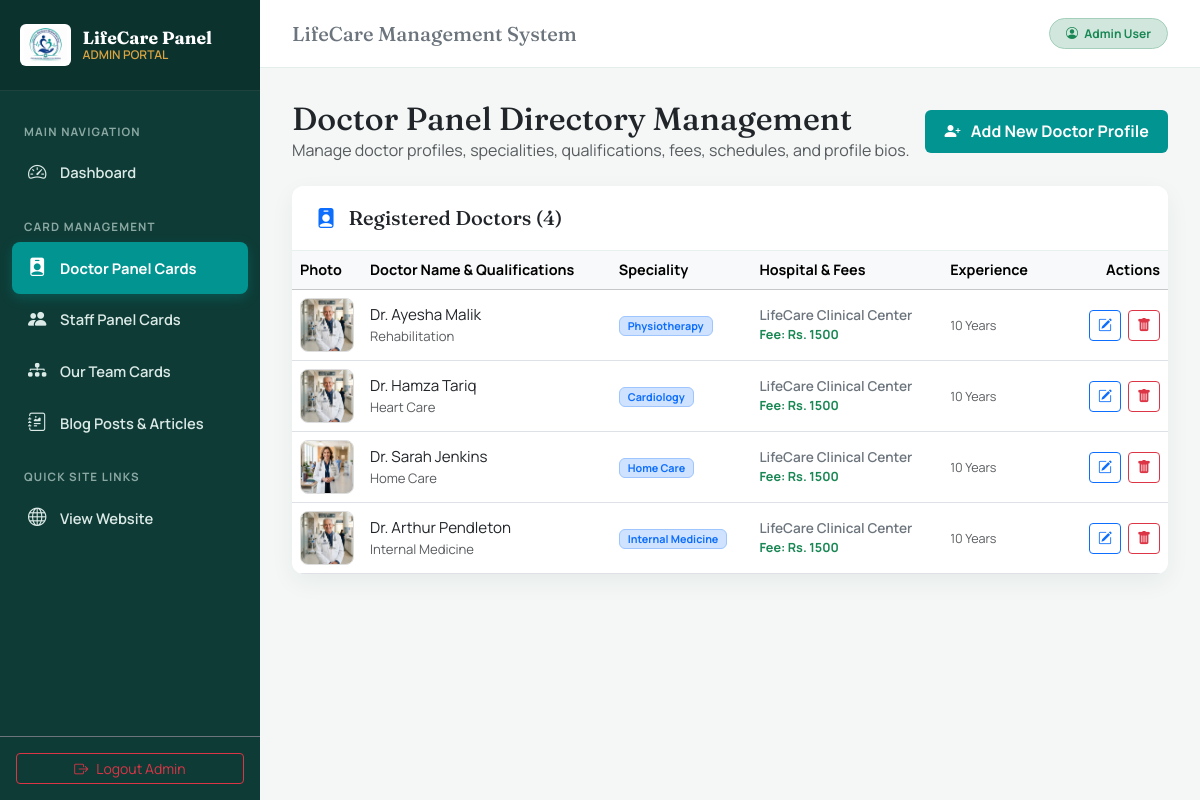
/admin/doctors.php (signed in), run on the app's committed database.
### tables this page shows
CREATE TABLE `doctors` (
  `id` int(11) NOT NULL AUTO_INCREMENT,
  `username` varchar(100) DEFAULT NULL,
  `password` varchar(255) DEFAULT NULL,
  `status` varchar(20) NOT NULL DEFAULT 'approved',
  `name` varchar(255) NOT NULL,
  `speciality` varchar(255) DEFAULT NULL,
  `role` varchar(255) DEFAULT NULL,
  `qualifications` varchar(255) DEFAULT NULL,
  `badge` varchar(100) DEFAULT 'PMC Verified',
  `experience` varchar(100) DEFAULT '10 Years',
  `waitTime` varchar(100) DEFAULT 'Under 15 Mins',
  `satisfaction` varchar(100) DEFAULT '97%',
  `hospitalName` varchar(255) DEFAULT 'LifeCare Clinical Center',
  `hospitalFee` varchar(100) DEFAULT '1500',
  `hospitalSchedule` varchar(255) DEFAULT 'Mon - Sat: 02:00 PM - 05:00 PM',
  `videoFee` varchar(100) DEFAULT '1000',
  `videoSchedule` varchar(255) DEFAULT 'Mon - Sun: 09:00 AM - 04:00 PM',
  `image` varchar(255) NOT NULL DEFAULT 'assets/doctor_1.jpg',
  `description` text DEFAULT NULL,
  `aboutBio` text DEFAULT NULL,
  `whatsapp` varchar(50) DEFAULT '923008053198',
  `created_at` timestamp NOT NULL DEFAULT CURRENT_TIMESTAMP,
  PRIMARY KEY (`id`)
);

### config.php (called while the page is built, shortened)
<?php
function getDBConnection() {
    try {
        $dsn = "mysql:host=" . DB_HOST . ";dbname=" . DB_NAME . ";charset=utf8mb4";
        $options = [
            PDO::ATTR_ERRMODE            => PDO::ERRMODE_EXCEPTION,
            PDO::ATTR_DEFAULT_FETCH_MODE => PDO::FETCH_ASSOC,
            PDO::ATTR_EMULATE_PREPARES   => false,
        ];
        $pdo = new PDO($dsn, DB_USER, DB_PASS, $options);
        return $pdo;
    } catch (Exception $e) {
        return null;
    }
}
function getData($type) {
    $db = getDBConnection();
    if ($db) {
        try {
            $allowedTables = ['doctors', 'staff', 'team', 'blogs', 'contact_messages'];
            if (in_array($type, $allowedTables)) {
                $stmt = $db->query("SELECT * FROM `{$type}` ORDER BY id DESC");
                $data = $stmt->fetchAll();
                if (!empty($data)) {
                    return $data;
                }
            }
        } catch (Exception $e) {
        }
    }
    return [];
}

### admin/doctors.php (the view, shortened to what this page needs)
<?php
require_once __DIR__ . '/../config.php';
$type = 'doctors';
$doctors = getData($type);
require_once __DIR__ . '/inc/header.php';
?>
<div class="d-flex justify-content-between align-items-center mb-4">
    <div>
        <h2 class="m-0 text-dark">Doctor Panel Directory Management</h2>
        <p class="text-muted m-0">Manage doctor profiles, specialities, qualifications, fees, schedules, and profile bios.</p>
    </div>
    <button type="button" class="btn-care" data-bs-toggle="modal" data-bs-target="#doctorModal" onclick="resetDoctorForm()">
        <i class="bi bi-person-plus-fill me-1"></i> Add New Doctor Profile
    </button>
</div>
<div class="card-custom">
    <div class="card-custom-header">
        <h5 class="m-0 font-weight-bold text-dark"><i class="bi bi-person-badge-fill text-primary me-2"></i> Registered Doctors (<?= count($doctors) ?>)</h5>
    </div>
    <div class="table-responsive p-0">
        <table class="table table-hover align-middle mb-0" style="font-size: 0.9rem;">
            <thead class="table-light">
                <tr>
                    <th style="width: 70px;">Photo</th>
                    <th>Doctor Name & Qualifications</th>
                    <th>Speciality</th>
                    <th>Hospital & Fees</th>
                    <th>Experience</th>
                    <th class="text-end" style="width: 120px;">Actions</th>
                </tr>
            </thead>
            <tbody>
                <?php if (empty($doctors)): ?>
                    <tr>
                        <td colspan="6" class="text-center text-muted py-4">No doctor profiles found. Click "Add New Doctor Profile" to create one.</td>
                    </tr>
                <?php else: ?>
                    <?php foreach ($doctors as $doc): ?>
                        <tr>
                            <td>
                                <img src="../<?= htmlspecialchars($doc['image']) ?>" alt="Photo" class="thumb-preview" onerror="this.src='../assets/doctor_1.jpg'">
                            </td>
                            <td>
                                <div class="font-weight-bold text-dark" style="font-size: 0.95rem;"><?= htmlspecialchars($doc['name']) ?></div>
                                <div class="text-muted" style="font-size: 0.82rem;"><?= htmlspecialchars($doc['qualifications'] ?? $doc['badge'] ?? '') ?></div>
                            </td>
                            <td>
                                <span class="badge bg-primary-subtle text-primary border border-primary-subtle px-2 py-1"><?= htmlspecialchars($doc['speciality'] ?? $doc['role'] ?? 'General') ?></span>
                            </td>
                            <td>
                                <div class="fw-semibold text-secondary" style="font-size: 0.85rem;"><?= htmlspecialchars($doc['hospitalName'] ?? 'LifeCare Clinic') ?></div>
                                <div class="text-success small fw-bold">Fee: Rs. <?= htmlspecialchars($doc['hospitalFee'] ?? '1500') ?></div>
                            </td>
                            <td>
                                <span class="text-muted small"><?= htmlspecialchars($doc['experience'] ?? '10 Years') ?></span>
                            </td>
                            <td class="text-end">
                                <button class="btn btn-sm btn-outline-primary me-1" onclick="editDoctor(<?= htmlspecialchars(json_encode($doc)) ?>)" title="Edit">
                                    <i class="bi bi-pencil-square"></i>
                                </button>
                                <a href="doctors.php?action=delete&id=<?= $doc['id'] ?>" class="btn btn-sm btn-outline-danger" onclick="return confirm('Are you sure you want to delete this doctor?');" title="Delete">
                                    <i class="bi bi-trash-fill"></i>
                                </a>
                            </td>
                        </tr>
                    <?php endforeach; ?>
                <?php endif; ?>
            </tbody>
        </table>
    </div>
</div>
<?php require_once __DIR__ . '/inc/footer.php'; ?>

### admin/inc/header.php (shortened to what this page needs)
<?php
require_once __DIR__ . '/../../config.php';
$currentPage = basename($_SERVER['PHP_SELF']);
?>
<!DOCTYPE html>
<html lang="en">
<head>
    <link href="https://cdn.jsdelivr.net/npm/bootstrap@5.3.3/dist/css/bootstrap.min.css" rel="stylesheet">
    <link rel="stylesheet" href="https://cdn.jsdelivr.net/npm/bootstrap-icons@1.11.3/font/bootstrap-icons.css">
</head>
<body>
<div class="admin-sidebar" id="adminSidebar">
    <div class="admin-brand">
        <img src="../assets/logo.png" alt="LifeCare Logo">
        <div class="admin-brand-text">
            LifeCare Panel
            <span>ADMIN PORTAL</span>
        </div>
    </div>
    <ul class="admin-menu">
        <li class="admin-menu-label">Main Navigation</li>
        <li class="admin-menu-item <?= $currentPage === 'index.php' ? 'active' : '' ?>">
            <a href="index.php"><i class="bi bi-speedometer2"></i> Dashboard</a>
        </li>
        <li class="admin-menu-label mt-2">Card Management</li>
        <li class="admin-menu-item <?= $currentPage === 'doctors.php' ? 'active' : '' ?>">
            <a href="doctors.php"><i class="bi bi-person-badge-fill"></i> Doctor Panel Cards</a>
        </li>
        <li class="admin-menu-item <?= $currentPage === 'staff.php' ? 'active' : '' ?>">
            <a href="staff.php"><i class="bi bi-people-fill"></i> Staff Panel Cards</a>
        </li>
        <li class="admin-menu-item <?= $currentPage === 'team.php' ? 'active' : '' ?>">
            <a href="team.php"><i class="bi bi-diagram-3-fill"></i> Our Team Cards</a>
        </li>
        <li class="admin-menu-item <?= $currentPage === 'blogs.php' ? 'active' : '' ?>">
            <a href="blogs.php"><i class="bi bi-journal-richtext"></i> Blog Posts & Articles</a>
        </li>
        <li class="admin-menu-label mt-2">Quick Site Links</li>
        <li class="admin-menu-item">
            <a href="../index.html" target="_blank"><i class="bi bi-globe"></i> View Website</a>
        </li>
    </ul>
    <div class="p-3 border-top border-secondary">
        <a href="logout.php" class="btn btn-outline-danger w-100 btn-sm font-weight-bold d-flex align-items-center justify-content-center gap-2">
            <i class="bi bi-box-arrow-right"></i> Logout Admin
        </a>
    </div>
</div>
<div class="admin-wrapper">
    <div class="admin-topbar">
        <div class="d-flex align-items-center gap-3">
            <h5 class="m-0 text-secondary d-none d-sm-block">LifeCare Management System</h5>
        </div>
        <div class="d-flex align-items-center gap-3">
            <span class="badge bg-success-subtle text-success px-3 py-2 border border-success-subtle rounded-pill">
                <i class="bi bi-person-circle me-1"></i> Admin User
            </span>
        </div>
    </div>
    <div class="admin-content">

### admin/inc/footer.php (shortened to what this page needs)
    </div>
</div>
</body>
</html>

### admin/inc/header.php (style rules this page uses)
:root { --teal-900: #0E3B36; --teal-700: #1B6B63; --teal-500: #2E8C82; --brand-navy: #03357A; --brand-teal: #029491; --amber-500: #D9A441; --bg-light: #F4F7F6; }
body { font-family: 'Manrope', sans-serif; background-color: var(--bg-light); color: #2B3230; margin: 0; min-height: 100vh; }
h1, h2, h3, h4, h5 { font-family: 'Fraunces', serif; }
.admin-sidebar { width: 260px; background: var(--teal-900); color: #fff; min-height: 100vh; position: fixed; top: 0; left: 0; z-index: 1000; display: flex; flex-direction: column; transition: 0.3s ease; }
.admin-brand { padding: 1.5rem 1.25rem; background: rgba(0,0,0,0.15); display: flex; align-items: center; gap: 0.75rem; border-bottom: 1px solid rgba(255,255,255,0.08); }
.admin-brand img { height: 42px; background: #fff; padding: 4px; border-radius: 6px; }
.admin-brand-text { font-family: 'Fraunces', serif; font-size: 1.1rem; font-weight: 700; color: #fff; line-height: 1.2; }
.admin-brand-text span { font-size: 0.75rem; font-family: 'Manrope', sans-serif; color: var(--amber-500); font-weight: 600; display: block; }
.admin-menu { padding: 1.25rem 0.75rem; flex: 1; list-style: none; margin: 0; }
.admin-menu-label { font-size: 0.72rem; text-transform: uppercase; letter-spacing: 0.1em; color: #8BA8A3; padding: 0.75rem 0.75rem 0.4rem; font-weight: 700; }
.admin-menu-item a { display: flex; align-items: center; gap: 0.85rem; padding: 0.75rem 1rem; color: #DCEAE7; text-decoration: none; border-radius: 8px; font-size: 0.92rem; font-weight: 600; transition: 0.2s; }
.admin-menu-item.active a { background: var(--brand-teal); color: #fff; font-weight: 700; box-shadow: 0 4px 12px rgba(2,148,145,0.3); }
.admin-menu-item i { font-size: 1.15rem; }
.admin-wrapper { margin-left: 260px; min-height: 100vh; display: flex; flex-direction: column; }
.admin-topbar { background: #fff; height: 68px; border-bottom: 1px solid #E3EEEC; padding: 0 2rem; display: flex; align-items: center; justify-content: space-between; position: sticky; top: 0; z-index: 990; }
.admin-content { padding: 2rem; flex: 1; }
.card-custom { border: none; border-radius: 12px; box-shadow: 0 8px 24px rgba(14,59,54,0.06); background: #fff; overflow: hidden; }
.card-custom-header { background: #fff; border-bottom: 1px solid #E8F0EE; padding: 1.25rem 1.5rem; display: flex; align-items: center; justify-content: space-between; }
.btn-care { background: var(--brand-teal); color: #fff; font-weight: 700; border: none; padding: 0.6rem 1.2rem; border-radius: 6px; transition: 0.25s; text-decoration: none; display: inline-flex; align-items: center; gap: 0.4rem; }
.thumb-preview { width: 54px; height: 54px; border-radius: 8px; object-fit: cover; border: 1px solid #ddd; }

### data on the page
doctors: name "Dr. Ayesha Malik", badge "Rehabilitation", speciality "Physiotherapy", hospitalName "LifeCare Clinical Center", hospitalFee "1500", experience "10 Years"
doctors: name "Dr. Hamza Tariq", badge "Heart Care", speciality "Cardiology", hospitalName "LifeCare Clinical Center", hospitalFee "1500", experience "10 Years"
doctors: image (picture), name "Dr. Sarah Jenkins", badge "Home Care", speciality "Home Care", hospitalName "LifeCare Clinical Center", hospitalFee "1500", experience "10 Years"
doctors: image (picture), name "Dr. Arthur Pendleton", badge "Internal Medicine", speciality "Internal Medicine", hospitalName "LifeCare Clinical Center", hospitalFee "1500", experience "10 Years"

### other printed values
count($doctors) "4"
